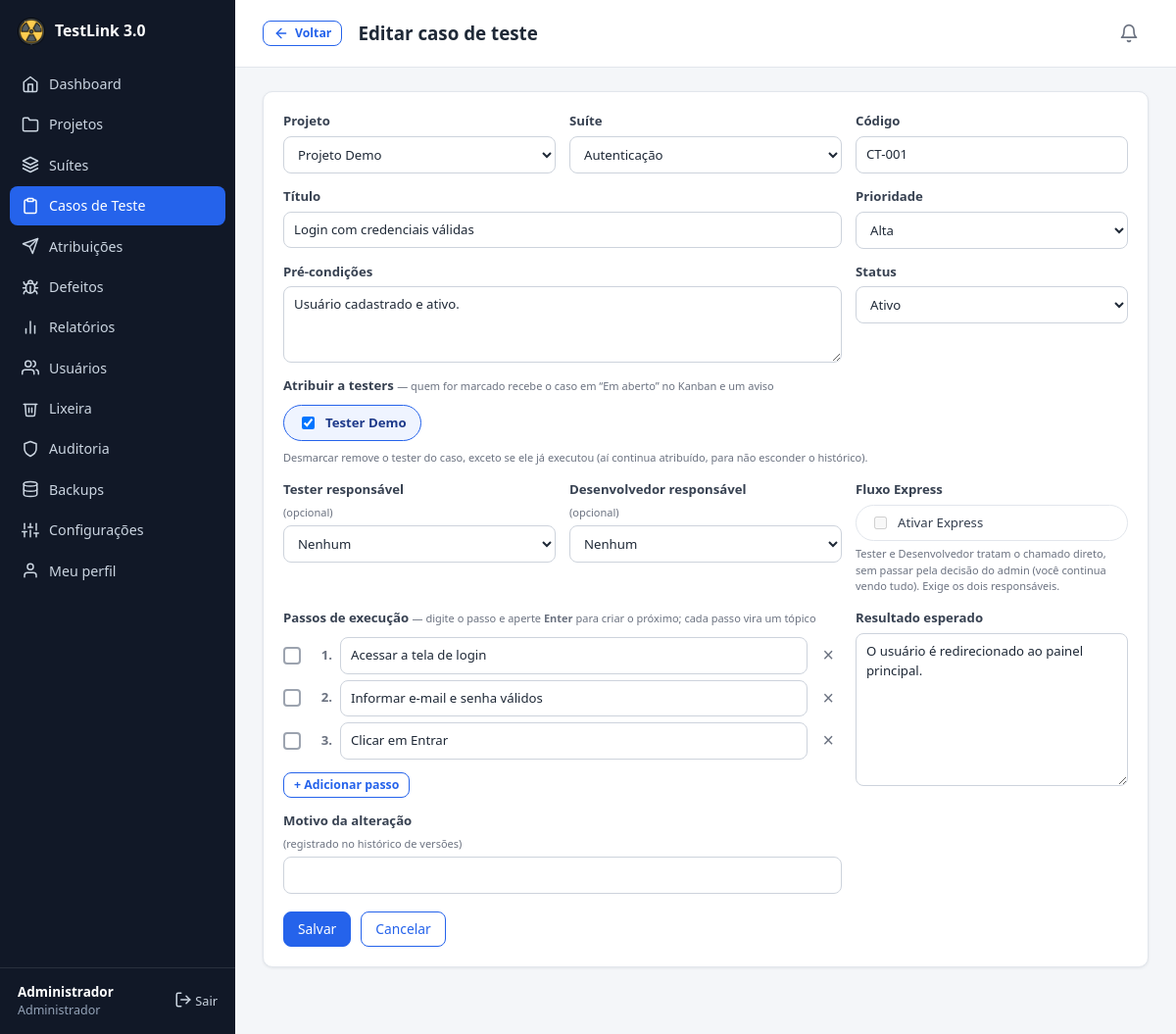
The app's page /case_form.php?id=1 (signed in) with its own data.
### tables this page shows
CREATE TABLE users (
    id            INT UNSIGNED AUTO_INCREMENT PRIMARY KEY,
    name          VARCHAR(120) NOT NULL,
    email         VARCHAR(160) NOT NULL UNIQUE,
    password_hash VARCHAR(255) NOT NULL,
    role          ENUM('admin','tester','developer','viewer') NOT NULL DEFAULT 'tester',
    active        TINYINT(1) NOT NULL DEFAULT 1,
     
    status        ENUM('approved','pending','rejected') NOT NULL DEFAULT 'approved',
     
    self_registered TINYINT(1) NOT NULL DEFAULT 0,
    created_at    DATETIME NOT NULL DEFAULT CURRENT_TIMESTAMP
);

CREATE TABLE test_cases (
    id              INT UNSIGNED AUTO_INCREMENT PRIMARY KEY,
    project_id      INT UNSIGNED NOT NULL,
    suite_id        INT UNSIGNED NOT NULL,
    code            VARCHAR(40) NOT NULL,
    title           VARCHAR(200) NOT NULL,
    preconditions   TEXT NULL,
    steps           TEXT NOT NULL,
    expected_result TEXT NOT NULL,
    priority        ENUM('low','medium','high','critical') NOT NULL DEFAULT 'medium',
    status          ENUM('active','inactive') NOT NULL DEFAULT 'active',
    version         INT UNSIGNED NOT NULL DEFAULT 1,
    created_by      INT UNSIGNED NULL,
     
    responsible_tester_id INT UNSIGNED NULL,
    responsible_dev_id    INT UNSIGNED NULL,
    express               TINYINT(1) NOT NULL DEFAULT 0,
    created_at      DATETIME NOT NULL DEFAULT CURRENT_TIMESTAMP,
    updated_at      DATETIME NOT NULL DEFAULT CURRENT_TIMESTAMP ON UPDATE CURRENT_TIMESTAMP,
    UNIQUE KEY uq_case_code (project_id, code),
    FOREIGN KEY (project_id) REFERENCES projects(id) ON DELETE CASCADE,
    FOREIGN KEY (suite_id)   REFERENCES suites(id)   ON DELETE CASCADE,
    FOREIGN KEY (created_by) REFERENCES users(id)    ON DELETE SET NULL,
    FOREIGN KEY (responsible_tester_id) REFERENCES users(id) ON DELETE SET NULL,
    FOREIGN KEY (responsible_dev_id)    REFERENCES users(id) ON DELETE SET NULL
);

CREATE TABLE suites (
    id          INT UNSIGNED AUTO_INCREMENT PRIMARY KEY,
    project_id  INT UNSIGNED NOT NULL,
    name        VARCHAR(150) NOT NULL,
    description TEXT NULL,
    created_at  DATETIME NOT NULL DEFAULT CURRENT_TIMESTAMP,
    FOREIGN KEY (project_id) REFERENCES projects(id) ON DELETE CASCADE
);

### includes/db.php (called while the page is built)
<?php
function db(): PDO
{
    static $pdo = null;
    if ($pdo === null) {
        $dsn = 'mysql:host=' . DB_HOST . ';dbname=' . DB_NAME . ';charset=' . DB_CHARSET;
        try {
            $pdo = new PDO($dsn, DB_USER, DB_PASS, [
                PDO::ATTR_ERRMODE            => PDO::ERRMODE_EXCEPTION,
                PDO::ATTR_DEFAULT_FETCH_MODE => PDO::FETCH_ASSOC,
                PDO::ATTR_EMULATE_PREPARES   => false,
            ]);
        } catch (PDOException $e) {
            http_response_code(500);
            exit('<h1>Erro de conexão</h1><p>Não foi possível conectar ao banco de dados. '
                . 'Verifique <code>config/config.php</code> e se o <code>database.sql</code> foi importado.</p>');
        }
    }
    return $pdo;
}
function q(string $sql, array $params = []): PDOStatement
{
    $st = db()->prepare($sql);
    $st->execute($params);
    return $st;
}

### includes/auth.php (called while the page is built, shortened)
<?php
function current_user(): ?array
{
    static $user = false;
    if ($user !== false) {
        return $user;
    }
    $row = q('SELECT id, name, email, role, active FROM users WHERE id = ?', [$_SESSION['uid']])->fetch();
    return $user = $row;
}
function require_login(): array
{
    $u = current_user();
    return $u;
}
function require_role(string ...$roles): array
{
    $u = require_login();
    return $u;
}

### includes/notify.php (called while the page is built, shortened)
<?php
function unread_notifications(int $userId): int
{
    return (int)q('SELECT COUNT(*) FROM notifications WHERE user_id = ? AND read_at IS NULL', [$userId])->fetchColumn();
}

### case_form.php (the view, shortened to what this page needs)
<?php
require __DIR__ . '/includes/bootstrap.php';
$me = require_role('admin');
$id = get_int('id');
$case = $id ? q('SELECT * FROM test_cases WHERE id = ?', [$id])->fetch() : null;
$projects = project_list();
$suites = q('SELECT id, project_id, name FROM suites ORDER BY name')->fetchAll();
$allTesters = users_by_role('tester');
$allDevs = users_by_role('developer');
$canExpress = !$case || $case['created_by'] === null || (int)$case['created_by'] === (int)$me['id'];
$selTesters = is_post()
    ? array_map('intval', (array)($_POST['testers'] ?? []))
    : ($case['id'] ? array_map('intval', q('SELECT tester_id FROM assignments WHERE case_id = ?', [$case['id']])->fetchAll(PDO::FETCH_COLUMN)) : []);
$pageTitle = $case['id'] ? 'Editar caso de teste' : 'Novo caso de teste';
$active = 'cases.php';
$backUrl = $case['id'] ? 'case_view.php?id=' . (int)$case['id'] : 'cases.php';
include __DIR__ . '/includes/header.php';
?>
<div class="card">
    <?php if (!$suites): ?>
        <p class="alert alert-warn">Crie ao menos uma suíte antes de cadastrar casos de teste. <a href="suites.php?new=1">Nova suíte</a></p>
    <?php else: ?>
    <form method="post">
        <div class="grid grid-3">
            <label class="field">Projeto
                <select data-project-select><?= options($projects, $case['project_id'], true, 'Selecione…') ?></select>
            </label>
            <label class="field">Suíte
                <select name="suite_id" data-suite-select required>
                    <?php foreach ($suites as $s): ?>
                        <option value="<?= (int)$s['id'] ?>" data-project="<?= (int)$s['project_id'] ?>" <?= (int)$s['id'] === (int)$case['suite_id'] ? 'selected' : '' ?>><?= e($s['name']) ?></option>
                    <?php endforeach; ?>
                </select>
            </label>
            <label class="field">Código <input type="text" name="code" required maxlength="40" value="<?= e($case['code']) ?>"></label>
            <label class="field span-2">Título <input type="text" name="title" required maxlength="200" value="<?= e($case['title']) ?>"></label>
            <label class="field">Prioridade <select name="priority"><?= options(LEVELS, $case['priority']) ?></select></label>
            <label class="field span-2">Pré-condições <textarea name="preconditions" rows="3"><?= e($case['preconditions']) ?></textarea></label>
            <label class="field">Status <select name="status"><?= options(['active' => 'Ativo', 'inactive' => 'Inativo'], $case['status']) ?></select></label>
            <div class="field" style="grid-column:1/-1">
                <span>Atribuir a testers <small>— quem for marcado recebe o caso em “Em aberto” no Kanban e um aviso</small></span>
                <?php if (!$allTesters): ?>
                    <p class="alert alert-warn" style="margin:4px 0 0">Não há testers ativos. <a href="users.php?new=1">Cadastre um usuário</a> com perfil Tester.</p>
                <?php else: ?>
                <div class="tester-pick">
                    <?php foreach ($allTesters as $tid => $tname): ?>
                        <label class="check pick"><input type="checkbox" name="testers[]" value="<?= (int)$tid ?>" <?= in_array((int)$tid, $selTesters, true) ? 'checked' : '' ?>> <?= e($tname) ?></label>
                    <?php endforeach; ?>
                </div>
                <?php if ($case['id']): ?><small>Desmarcar remove o tester do caso, exceto se ele já executou (aí continua atribuído, para não esconder o histórico).</small><?php endif; ?>
                <?php endif; ?>
            </div>
            <label class="field">Tester responsável <small>(opcional)</small>
                <select name="responsible_tester_id" data-resp-t <?= $canExpress ? '' : 'disabled' ?>>
                    <?= options($allTesters, $case['responsible_tester_id'] ?? null, true, 'Nenhum') ?>
                </select>
            </label>
            <label class="field">Desenvolvedor responsável <small>(opcional)</small>
                <select name="responsible_dev_id" data-resp-d <?= $canExpress ? '' : 'disabled' ?>>
                    <?= options($allDevs, $case['responsible_dev_id'] ?? null, true, 'Nenhum') ?>
                </select>
            </label>
            <div class="field">
                <span>Fluxo Express</span>
                <label class="check pick"><input type="checkbox" name="express" value="1" data-express <?= !empty($case['express']) ? 'checked' : '' ?> <?= $canExpress ? '' : 'disabled' ?>> Ativar Express</label>
                <small>
                    <?php if ($canExpress): ?>Tester e Desenvolvedor tratam o chamado direto, sem passar pela decisão do admin (você continua vendo tudo). Exige os dois responsáveis.
                    <?php else: ?>Somente o administrador que criou o caso pode alterar o Express e os responsáveis.<?php endif; ?>
                </small>
            </div>
            <div class="field span-2">
                <span>Passos de execução <small>— digite o passo e aperte <strong>Enter</strong> para criar o próximo; cada passo vira um tópico</small></span>
                <ul class="steps-editor" data-steps-editor>
                    <?php foreach (steps_list((string)$case['steps']) ?: [''] as $i => $s): ?>
                        <li class="step-row">
                            <span class="step-box" aria-hidden="true"></span><span class="step-no"><?= $i + 1 ?>.</span>
                            <input type="text" name="steps[]" value="<?= e($s) ?>" maxlength="500" autocomplete="off" placeholder="Descreva o passo e aperte Enter">
                            <button type="button" class="step-del" aria-label="Remover passo" title="Remover passo">×</button>
                        </li>
                    <?php endforeach; ?>
                </ul>
                <button type="button" class="btn btn-ghost btn-sm" data-step-add style="align-self:flex-start">+ Adicionar passo</button>
            </div>
            <label class="field">Resultado esperado <textarea name="expected_result" rows="7" required><?= e($case['expected_result']) ?></textarea></label>
            <label class="field span-2">Motivo da alteração <small>(registrado no histórico de versões)</small>
                <input type="text" name="change_note" maxlength="255" value="<?= e($_POST['change_note'] ?? '') ?>">
            </label>
        </div>
        <div class="form-actions">
            <button class="btn" type="submit">Salvar</button>
            <a class="btn btn-ghost" href="<?= $case['id'] ? 'case_view.php?id=' . (int)$case['id'] : 'cases.php' ?>">Cancelar</a>
        </div>
    </form>
    <?php endif; ?>
</div>
<?php include __DIR__ . '/includes/footer.php'; ?>

### includes/header.php (shortened to what this page needs)
<?php
$user = current_user();
$pageTitle = $pageTitle ?? '';
$active = $active ?? '';
$clean = !empty($_GET['clean']);
$sys = get_setting('system_name', APP_NAME);
?>
<!DOCTYPE html>
<html lang="pt-BR">
<head>
    <link rel="stylesheet" href="assets/css/style.css?v=<?= (int)@filemtime(__DIR__ . '/../assets/css/style.css') ?>">
</head>
<body class="<?= trim(($clean ? 'clean ' : '') . ($bodyClass ?? '')) ?>">
<?php if ($user): ?>
<div class="layout">
    <aside class="sidebar" id="sidebar">
        <a class="brand" href="dashboard.php">
            <img src="assets/img/favicon.png" alt="" width="28" height="28">
            <span><?= e($sys) ?></span>
        </a>
        <nav>
            <?php foreach (nav_items($user['role']) as [$file, $label, $ico]): ?>
                <a href="<?= e($file) ?>" class="<?= $active === strtok($file, '?') ? 'active' : '' ?>">
                    <?= icon($ico) ?> <span><?= e($label) ?></span>
                </a>
            <?php endforeach; ?>
        </nav>
        <div class="sidebar-foot">
            <div class="who">
                <strong><?= e($user['name']) ?></strong>
                <small><?= e(ROLES[$user['role']]) ?></small>
            </div>
            <a href="logout.php" class="logout" title="Sair"><?= icon('logout') ?> Sair</a>
        </div>
    </aside>
    <div class="main">
        <header class="topbar no-print">
            <?php if (!empty($backUrl)): ?><?= back_button($backUrl, 'btn-sm') ?><?php endif; ?>
            <h1><?= e($pageTitle) ?></h1>
            <?php $unreadN = unread_notifications((int)$user['id']); ?>
            <a href="notifications.php" class="bell <?= $unreadN ? 'has' : '' ?>" title="<?= $unreadN ? $unreadN . ' aviso(s) que precisam da sua ação' : 'Nenhum aviso pendente' ?>"
               aria-label="Notificações: <?= $unreadN ?> pendente(s)">
                <?= icon('bell', 20) ?><?php if ($unreadN): ?><span class="bell-count"><?= $unreadN > 99 ? '99+' : $unreadN ?></span><?php endif; ?>
            </a>
        </header>
        <main class="content">
<?php else: ?>
<main class="auth-wrap">
<?php endif; ?>

### records on screen
users: name "Administrador", role "Administrador"
test_cases: project "Projeto Demo", suite_id "Autenticação", code "CT-001", title "Login com credenciais válidas", priority "Alta", preconditions "Usuário cadastrado e ativo.", status "Ativo", responsible_tester_id "Nenhum", responsible_dev_id "Nenhum", steps "Acessar a tela de login", steps "Informar e-mail e senha válidos", steps "Clicar em Entrar", expected_result "O usuário é redirecionado ao painel principal."

### other values on screen
$sys "TestLink 3.0"
$label "Dashboard"
$label "Projetos"
$label "Suítes"
$label "Casos de Teste"
$label "Atribuições"
$label "Defeitos"
$label "Relatórios"
$label "Usuários"
$label "Lixeira"
$label "Auditoria"
$label "Backups"
$label "Configurações"
$label "Meu perfil"
$pageTitle "Editar caso de teste"
